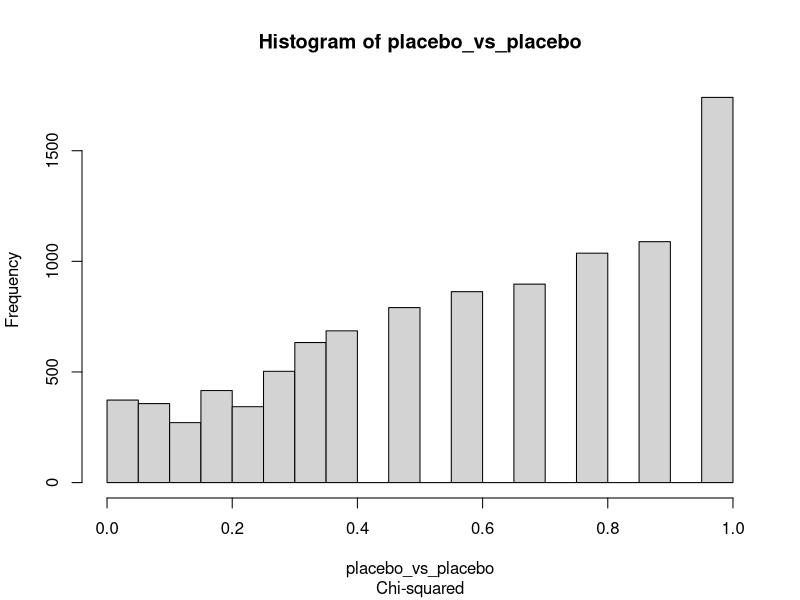
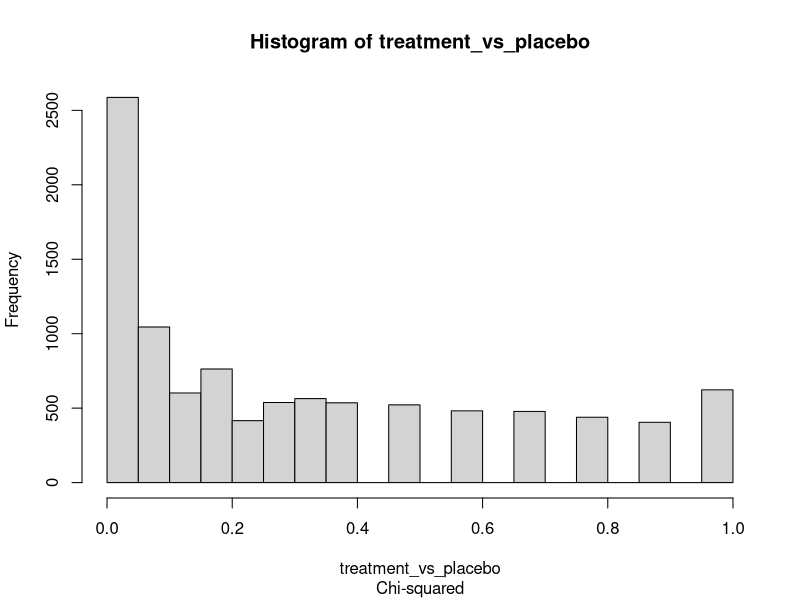

Here is the R script that generated these plots, in order:
rm(list = ls()) # clear all vars from the current workspace

#########################
# Simulation Parameters #
#########################

placebo_prob = 0.5
treatment_prob = 0.6
num_subjects = 100
# test = fisher.test
test = chisq.test
num_simulations = 10000
max_p_value = 0.05

#########################


is_significant <- function(p_value){
    return(p_value <= max_p_value)
}

do_test <- function(placebo=0.5, treatment=0.5, test=chisq.test, num_subjects=100){
    test_1 <- rbinom(1,num_subjects,placebo)
    test_1_minus100 <- num_subjects - test_1
    dead_alive_1 <- c(test_1, test_1_minus100)
    test_2 <- rbinom(1,num_subjects,treatment)
    test_2_minus100 <- num_subjects - test_2
    dead_alive_2 <- c(test_2, test_2_minus100)
    matrix_dead_alive <- rbind(dead_alive_1,dead_alive_2)
    cs <- test(matrix_dead_alive)
    return(cs$p.value)
}

placebo_vs_placebo <- replicate(num_simulations, do_test(placebo_prob,placebo_prob, test, num_subjects))
treatment_vs_placebo <- replicate(num_simulations, do_test(placebo_prob,treatment_prob, test, num_subjects))

false_positives = length(Filter(is_significant, placebo_vs_placebo))
true_positives = length(Filter(is_significant, treatment_vs_placebo))
false_positive_risk = false_positives / (true_positives + false_positives)

cat("False Positives", "\t", "True Positives", "\t", "False Positive Risk\n", 
    false_positives, "\t", true_positives, "\t", false_positive_risk, "\n")

subtitle <- ifelse(identical(test, fisher.test), "Fisher's Exact", "Chi-squared")

hist(placebo_vs_placebo, sub=subtitle)
hist(treatment_vs_placebo, sub=subtitle)